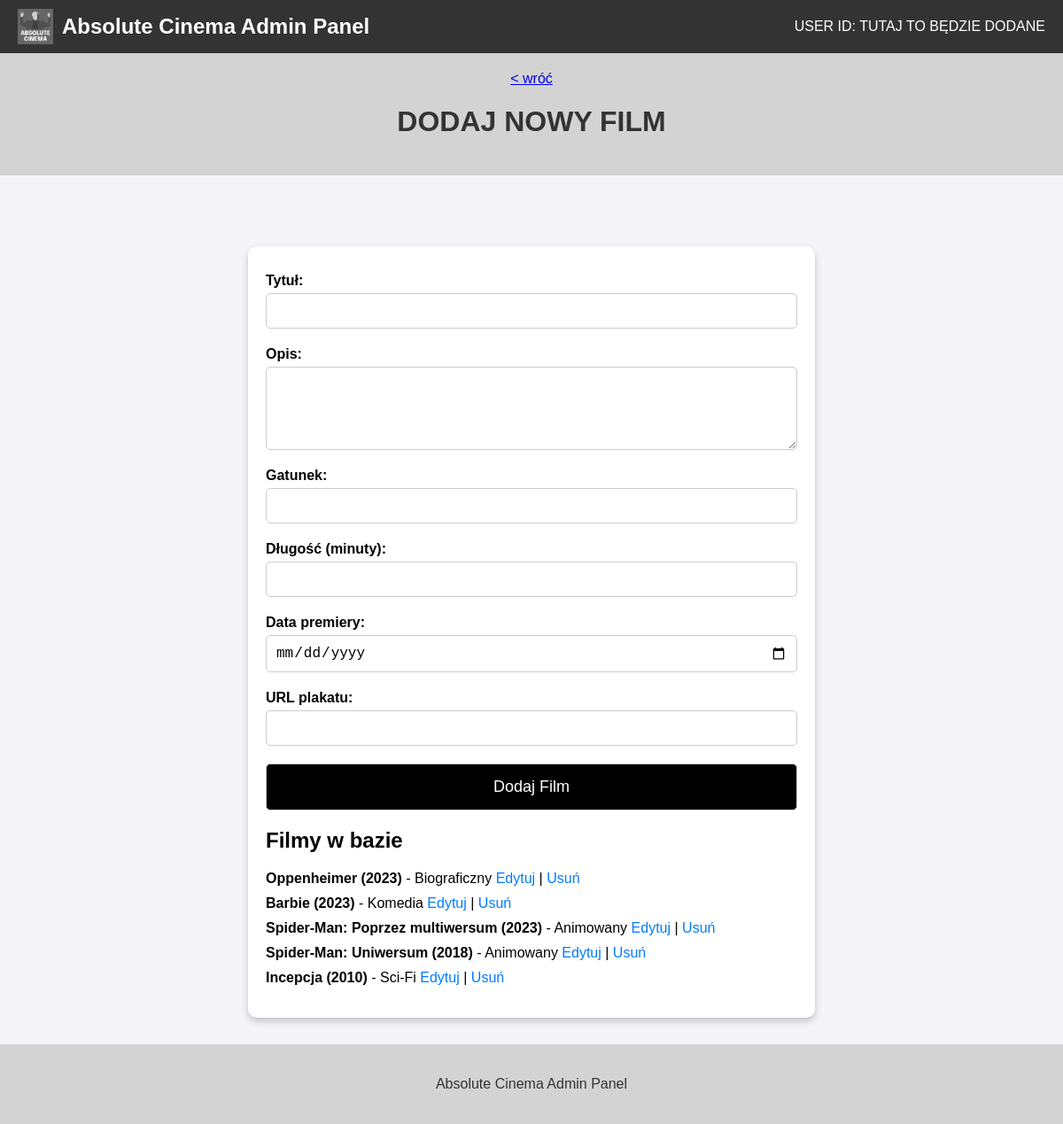
The app's page /admin/bazy/zarzadzaj_filmami, older data.
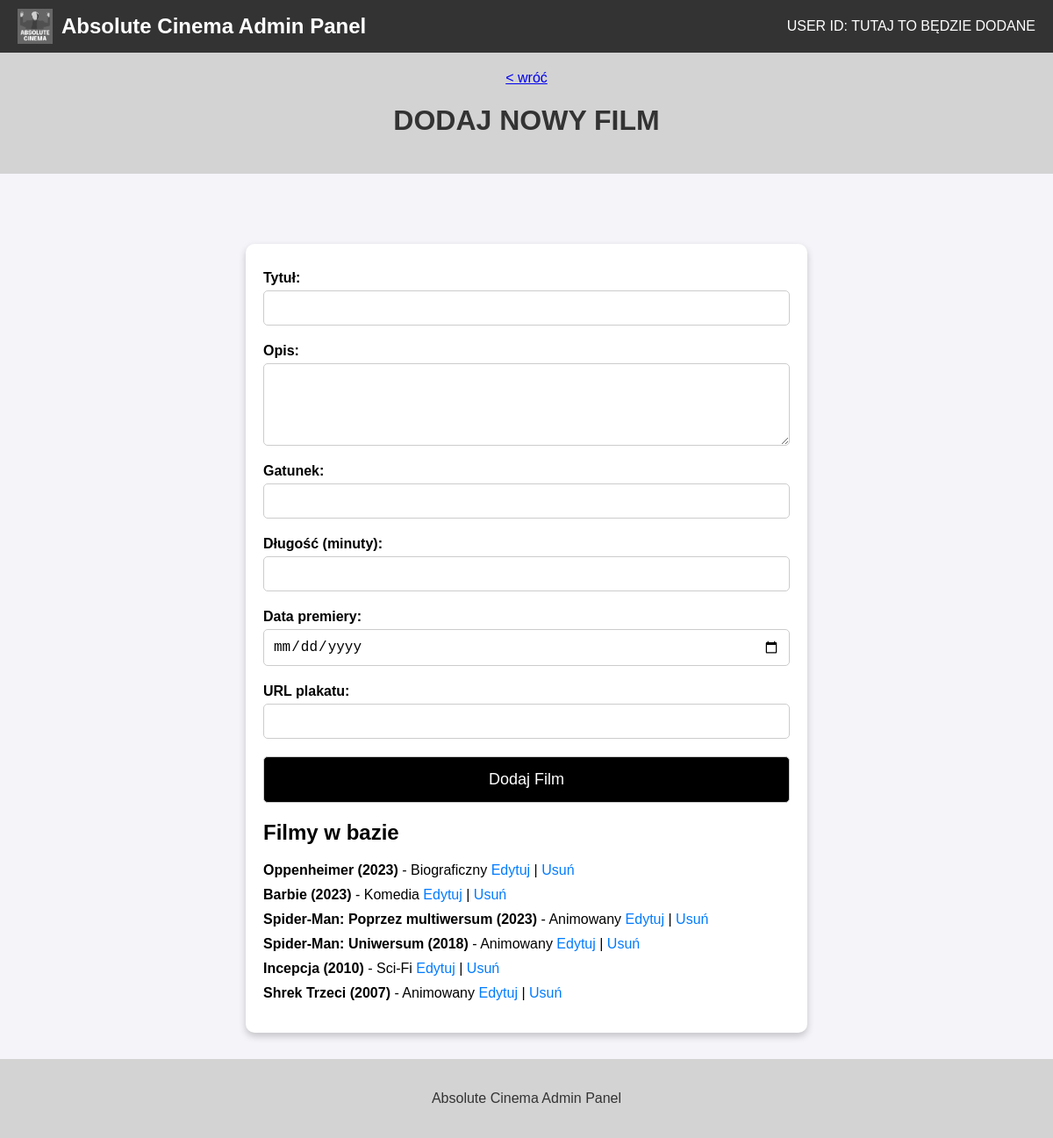
The same page, newer data.
### app.py (models this page shows)
class Film(db.Model):
    __tablename__ = 'filmy'
    id = db.Column(db.Integer, primary_key=True)
    tytul = db.Column(db.String(150), nullable=False)
    opis = db.Column(db.Text, nullable=True)
    gatunek = db.Column(db.String(50), nullable=False)
    dlugosc = db.Column(db.Integer, nullable=False)
    data_premiery = db.Column(db.Date, nullable=False)
    plakat_url = db.Column(db.String(1000), nullable=True)
    seanse = db.relationship('Seans', backref='film', lazy=True) #db.relationship - służy do definiowania relacji między tabelami

### app.py (the view, shortened to what this page needs)
@app.route('/admin/bazy/zarzadzaj_filmami', methods=['GET', 'POST'])
def zarzadzaj_filmami():
    message = None
    filmy = Film.query.order_by(Film.data_premiery.desc()).all()  # Pobieranie wszystkich filmów z bazy w kolejności wg daty premiery
    return render_template('admin_bazy_zarzadzaj_filmami.html', message=message, filmy=filmy)

### templates/admin_bazy_zarzadzaj_filmami.html (shortened to what this page needs)
<!DOCTYPE html>
<html lang="pl">
<head>
</head>
<body>
    <div class="navbar">
        <div class="logo">
            <img src="{{ url_for('static', filename='images/absolute_cinema_logo.png') }}" alt="Logo">
            <span>Absolute Cinema Admin Panel</span>
        </div>
        <div class="user-id">
            USER ID: TUTAJ TO BĘDZIE DODANE
        </div>
    </div>
    <div class="breadcrumbs">
        <a href="{{ url_for('admin_bazy')}}"> &lt; wróć</a>
        <h1>DODAJ NOWY FILM</h1>
    </div>
    <div class="container">
        <form method="POST">
            <label for="tytul">Tytuł:</label>
            <input type="text" id="tytul" name="tytul" required>
            <label for="opis">Opis:</label>
            <textarea id="opis" name="opis" rows="4"></textarea>
            <label for="gatunek">Gatunek:</label>
            <input type="text" id="gatunek" name="gatunek" required>
            <label for="dlugosc">Długość (minuty):</label>
            <input type="number" id="dlugosc" name="dlugosc" required>
            <label for="data_premiery">Data premiery:</label>
            <input type="date" id="data_premiery" name="data_premiery" required>
            <label for="plakat_url">URL plakatu:</label>
            <input type="url" id="plakat_url" name="plakat_url">
            <button class="dark" type="submit">Dodaj Film</button>
        </form>
        <h2>Filmy w bazie</h2>
        <ul>
            {% for film in filmy %}
            <li>
                <strong>{{ film.tytul }} ({{ film.data_premiery.strftime('%Y') }})</strong> - {{ film.gatunek }}
                <a href="{{ url_for('edytuj_film', film_id=film.id) }}">Edytuj</a> |
                <a href="{{ url_for('usun_film', film_id=film.id) }}" onclick="return confirm('Na pewno chcesz usunąć ten film?')">Usuń</a>
            </li>
            {% endfor %}
        </ul>
    </div>
    <div class="footer">
        <p>Absolute Cinema Admin Panel</p>
    </div>
</body>
</html>

Row changes from the older to the newer data that the page shows:
added Film: tytul "Shrek Trzeci", data_premiery "2007", gatunek "Animowany"
